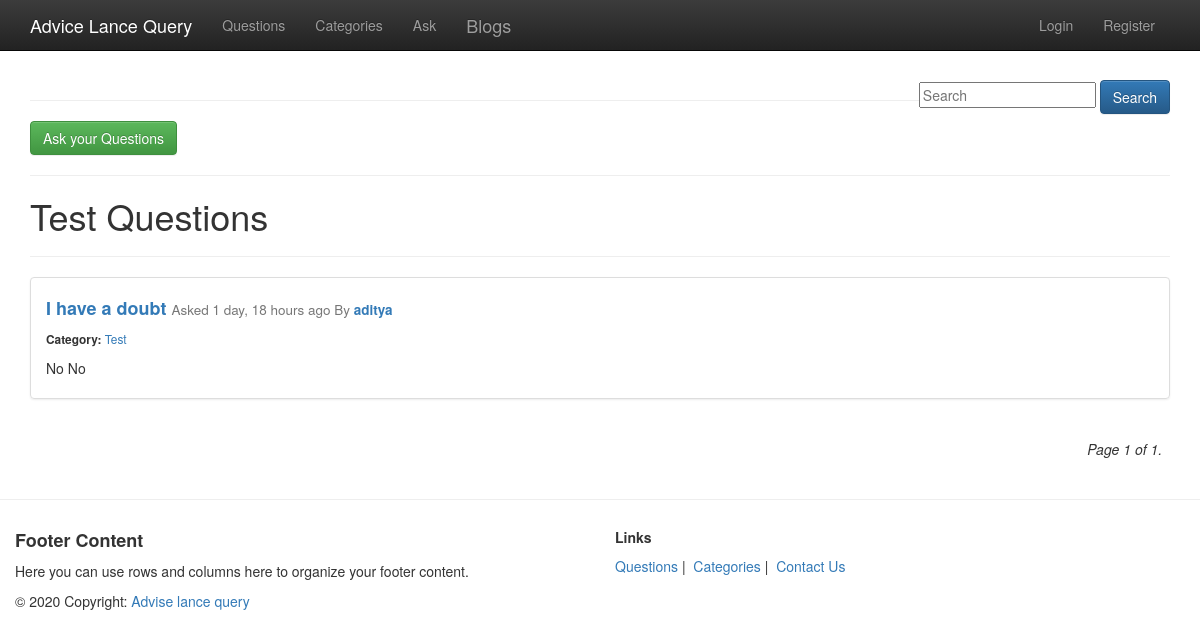
Screenshot of /questions/categories/test/ with the database file from the repository.
### questions/models.py (models this page shows, shortened)
class Category(models.Model):
    name = models.CharField(max_length=128, unique=True, verbose_name="category")
    slug = models.SlugField(unique=True)
    def __str__(self):
        return self.name
    def get_absolute_url(self):
        return reverse("questions:category", kwargs={"slug": self.slug})
    class Meta:
        ordering = ['-id']

class Question(models.Model):
    user = models.ForeignKey(User, on_delete=models.CASCADE)
    category = models.ForeignKey(Category, on_delete=models.CASCADE)
    qus = models.CharField(max_length=256, verbose_name="question")
    details = models.TextField(blank=True)
    slug = models.SlugField(unique=True, max_length=256)
    created = models.DateTimeField(auto_now_add=True)
    updated = models.DateTimeField(auto_now=True)
    def get_absolute_url(self):
        return reverse("questions:question_detail", kwargs={"slug": self.slug})
    class Meta:
        ordering = ['-updated', '-created']

### questions/views.py (the view)
# urls.py: url(r'^categories/(?P<slug>[\w-]+)/$', category, name='category'),
def category(request, slug=None):
    category = get_object_or_404(Category, slug=slug)
    queryset = category.question_set.all()
    query = request.GET.get("q")
    if query:
        queryset = queryset.filter(
            Q(qus__icontains=query)
            ).distinct()
    paginator = Paginator(queryset, 12)
    page = request.GET.get("page")
    try:
        query_list = paginator.page(page)
    except PageNotAnInteger:
        query_list = paginator.page(1)
    except EmptyPage:
        query_list = paginator.page(paginator.num_pages)
    context = { "query_list": query_list,
                "category": category
              }
    return render(request, "questions/category.html", context)

### templates/questions/category.html (shortened to what this page needs)
{% extends "questions/base.html" %}
{% block content %}
{% include "questions/search.html" %}
<a class="btn btn-success" href="{% url 'questions:question_ask' %}">Ask your Questions</a>
<hr>
<h1>{{ category }} Questions</h1>
<hr>
{% for question in query_list %}
<div class="list-group">
  <div class="list-group-item list-group-item-action flex-column align-items-start">
    <div class="d-flex w-100 justify-content-between">
      <h4 class="mb-1"><b><a href="{{question.get_absolute_url}}" >{{ question.qus }}</a></b>
      <small>Asked {{ question.updated|timesince }} ago By <b>
      <a href="{{question.user.get_absolute_url}}" >{{ question.user.username }}</a>
      </b></small></h4>
      <small><b>Category:</b> <a href="{{question.category.get_absolute_url}}" >{{ question.category }}</a></small>
    </div>
    <p class="mb-1">{{ question.details|linebreaks|truncatechars:120 }}</p>
  </div>
</div>
{% endfor %}
{% include "questions/paginator.html" %}
{% endblock content %}

### rows the page displays
Category: name "Test"
Question: qus "I have a doubt", updated "1 day, 18 hours", user.username "aditya", category "Test", details "No No"

### other values shown
{{ query_list.number }} "1"
{{ query_list.paginator.num_pages }} "1"
